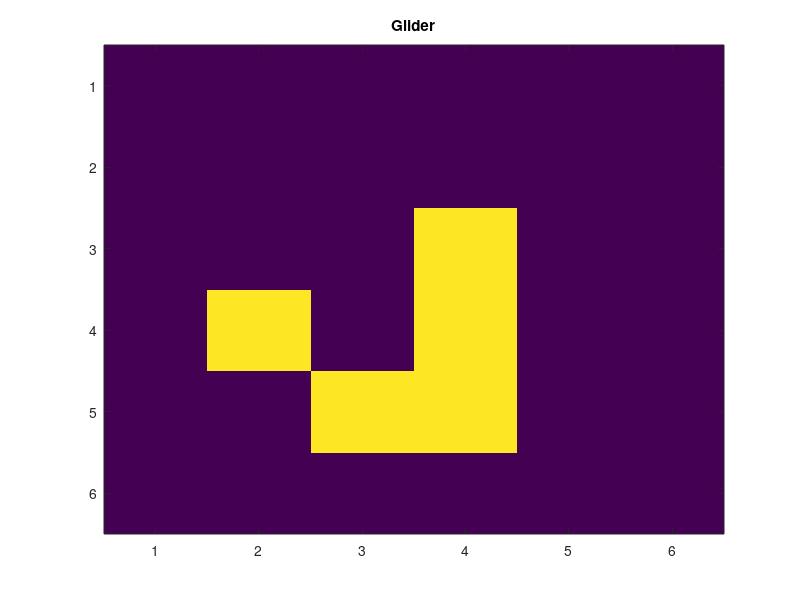

Reproduce this figure in MATLAB. (Note: this script raises an error after producing the figure.)
function GamaOfLife

clear
close all
clc

% grid size
x = 6;
y = 6;

% initial table (make initial table determining live cells at t=0)
Table = zeros(x,y);
idx1 = 10; Table(idx1) = 1; idx2 = 17; Table(idx2) = 1; idx3 = 21; Table(idx3) = 1;
idx4 = 22; Table(idx4) = 1; idx5 = 23; Table(idx5) = 1; 


ShowTable(Table);

% rules
while (1)
    % next generation
    TableNew = FindNeighbour_apdate(Table);
    % update
    Table = TableNew;
    % display
    ShowTable(Table);
end

end

function TNew = FindNeighbour_apdate(Table)
% periodic boundary pondition
t_NEXT = zeros(size(Table)+2);
t_NEXT(2:end-1, 2:end-1) = Table;
t_NEXT(1, 2:end-1) = Table(end, :);
t_NEXT(end, 2:end-1) = Table(1, :);
t_NEXT(2:end-1, 1) = Table(:, end);
t_NEXT(2:end-1, end) = Table(:, 1);
% four corners
t_NEXT(1, 1) = Table(end, end);
t_NEXT(1, end) = Table(end, 1);
t_NEXT(end, 1) = Table(1, end);
t_NEXT(end, end) = Table(1, 1);
[x,y] = size(Table);
TNew = zeros(size(Table));

% update loop
n = 0;
for j = 2:y+1
    for i = 2:x+1
        n = n + 1;
        count = sum(sum(t_NEXT(i-1:i+1, j-1:j+1))) - Table(n);
        
        % rule 1: any live cell with fewer than two live neighbours dies.
        if (Table(n) == 1) && (count < 2)
            TNew(n) = 0;
        end
        
        % rule 2: any live cell with two or three live neighbours remains alive to the next generation.
        if (Table(n) == 1) && ((count == 2) || (count == 3));
            TNew(n) = 1;
        end
        
        % rule 3: any live cell with more than three live neighbours dies.
        if (Table(n) == 1) && (count > 3);
            TNew(n) = 0;
        end
        % rule 4: any dead cell with exactly three live neighbours becomes a live cell.
        if (Table(n) == 0) && (count == 3);
            TNew(n) = 1;
        end
    end
end

end

function ShowTable(Table)
%displays game of life table at each generation update 
imagesc(Table); caxis([0 1]);
t=title('Glider','Color','black');
t.FontSize = 12;
t.FontAngle = 'italic';
colormap(flipud(gray)); axis off; axis equal;
pause(3); drawnow
end



